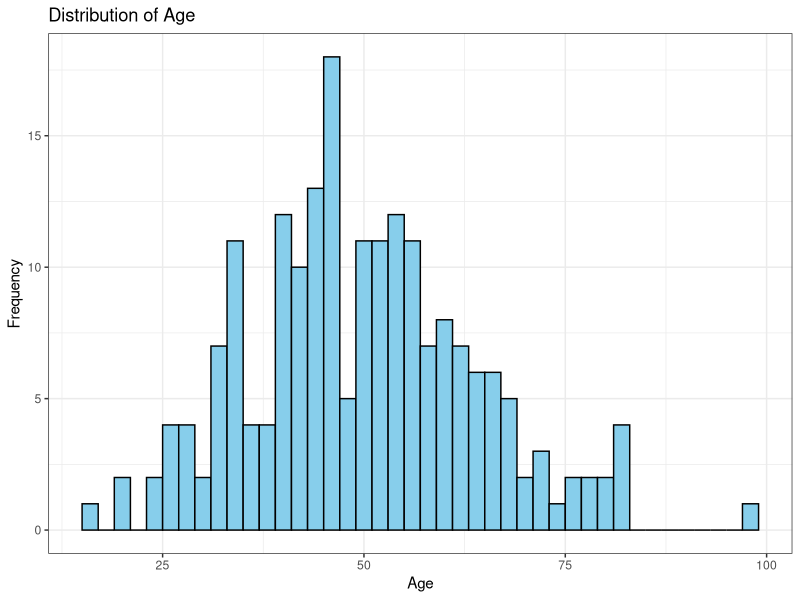
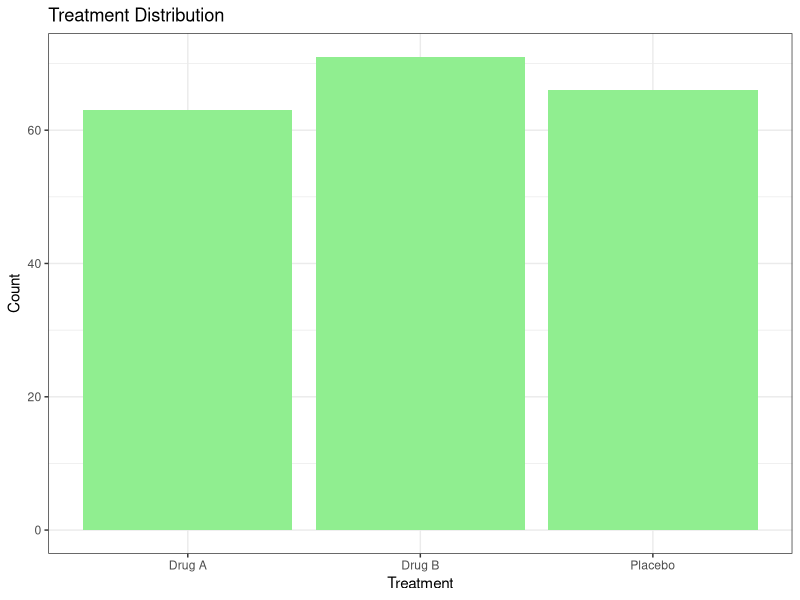
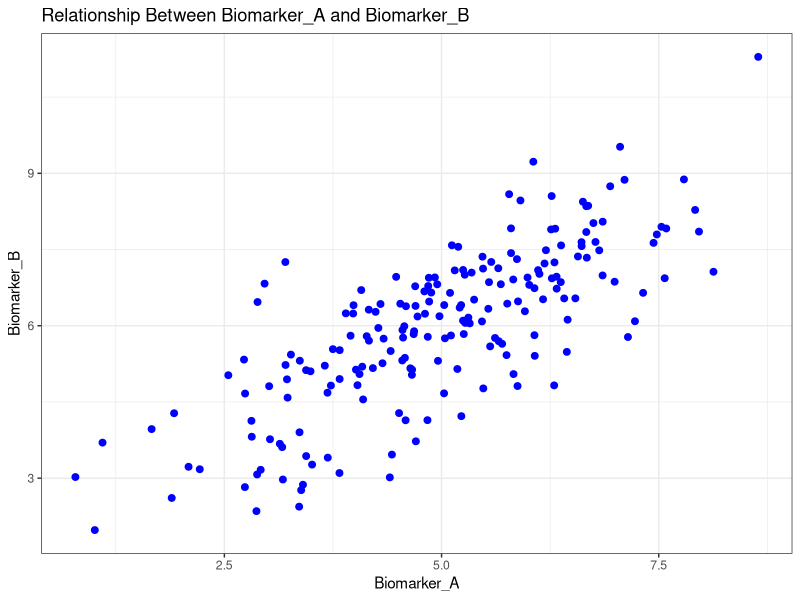
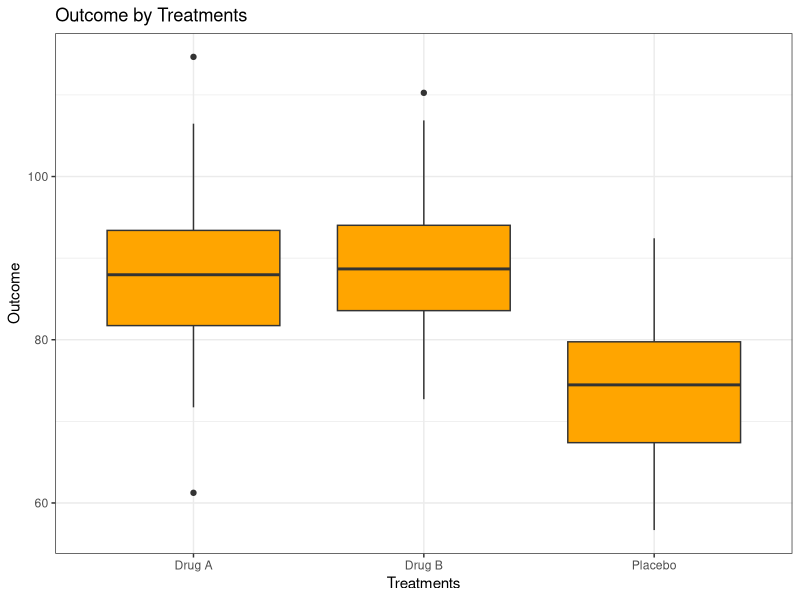
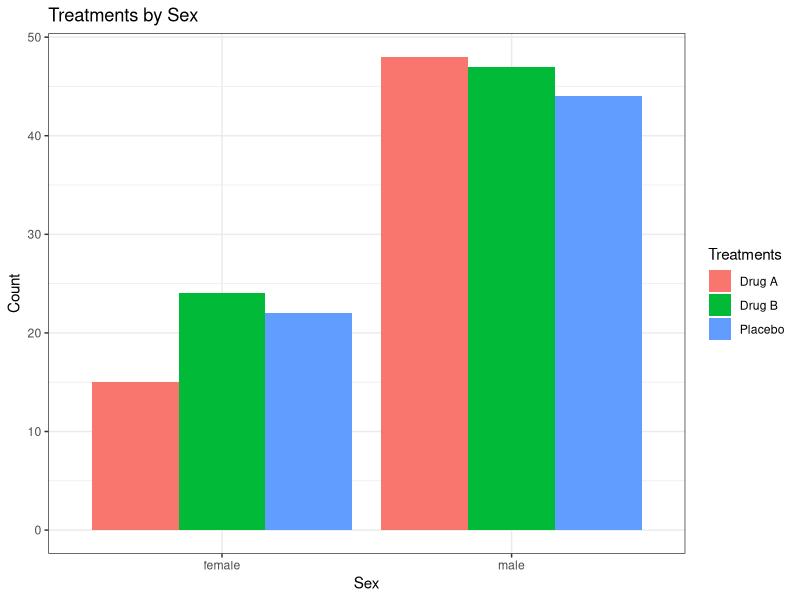
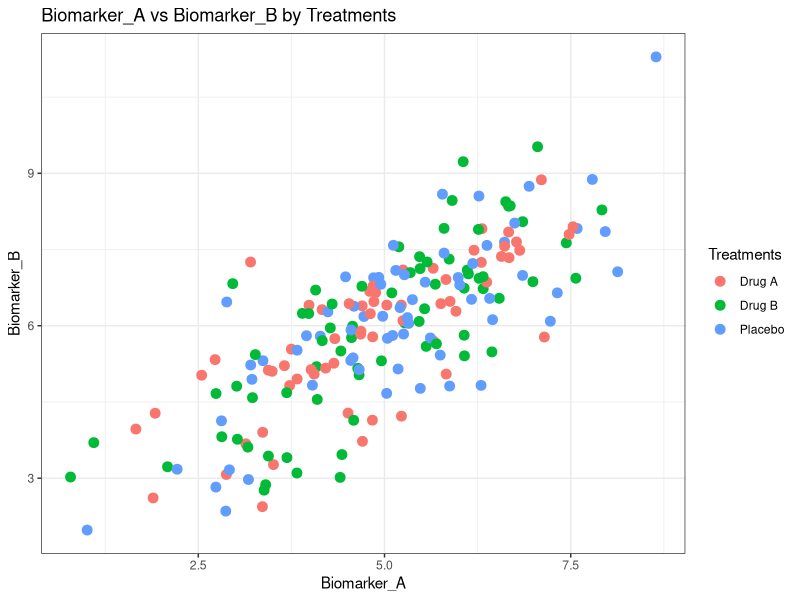
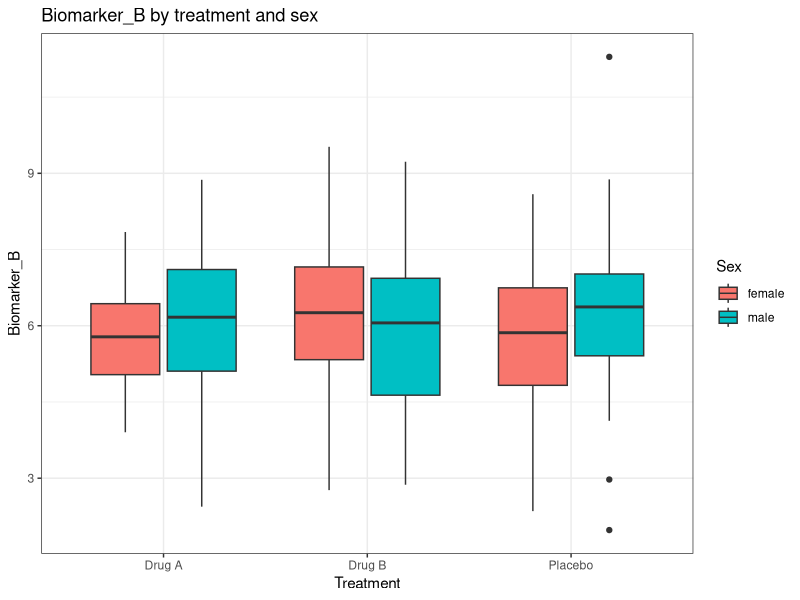
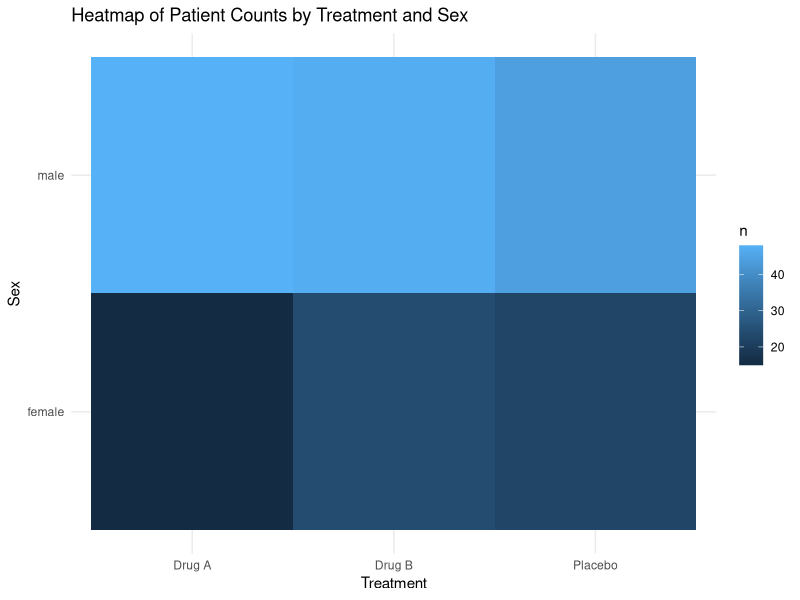

The R source for these figures, in order:
## ---- chunk 1
library(ggplot2)
library(dplyr)
library(tidyr)
library(tibble)
## ---- chunk 2
set.seed(123)  # For reproducibility

# Number of patients
nb_patients <- 200

# Generate synthetic data
synthetic_data <- tibble(
  subject_id = paste0("Patient_", 1:nb_patients),
  age = rnorm(nb_patients, mean = 50, sd = 15),
  sex = sample(c("male", "female"), 
               size = nb_patients, 
               prob = c(0.7, 0.3), replace = TRUE),
  treatment = sample(c("Placebo", "Drug A", "Drug B"), 
                     nb_patients, replace = TRUE),
  biomarker_A = rnorm(nb_patients, mean = 5, sd = 1.5),
  # biomarker_B Correlated with biomarker_A
  biomarker_B = biomarker_A * 0.8 + rnorm(nb_patients, mean = 2, sd = 1), 
  outcome = 50 + 0.5 * age + 
    ifelse(treatment == "Drug A", 10, 
           ifelse(treatment == "Drug B", 15, 0)) +
            rnorm(nb_patients, mean = 0, sd = 5))

# Display first few rows of the dataset
head(synthetic_data)
## ---- chunk 3
#| echo: false
ggplot(synthetic_data, aes(x = age)) +
  geom_histogram(binwidth = 2, fill = "skyblue", color = "black") +
  labs(title = "Distribution of Age", x = "Age", y = "Frequency") +
  theme_bw()
## ---- chunk 4
ggplot(synthetic_data, aes(x = treatment)) +
  geom_bar(fill = "lightgreen") +
  labs(title = "Treatment Distribution", x = "Treatment", y = "Count") +
  theme_bw()

## ---- chunk 5
ggplot(synthetic_data, aes(x = biomarker_A, y = biomarker_B)) +
  geom_point(color = "blue", size = 2) +
  labs(title = "Relationship Between Biomarker_A and Biomarker_B", 
       x = "Biomarker_A", 
       y = "Biomarker_B") +
  theme_bw()

## ---- chunk 6
ggplot(synthetic_data, aes(x = treatment, y = outcome)) +
  geom_boxplot(fill = "orange") +
  labs(title = "Outcome by Treatments", x = "Treatments", y = "Outcome") +
  theme_bw()

## ---- chunk 7
ggplot(synthetic_data, aes(x = sex, fill = treatment)) +
  geom_bar(position = "dodge") +
  labs(title = "Treatments by Sex", x = "Sex", y = "Count", fill = "Treatments") +
  theme_bw()

## ---- chunk 8
ggplot(synthetic_data, aes(x = biomarker_A, y = biomarker_B, color = factor(treatment))) +
  geom_point(size = 3) +
  labs(title = "Biomarker_A vs Biomarker_B by Treatments", 
       x = "Biomarker_A", 
       y = "Biomarker_B", 
       color = "Treatments") +
  theme_bw()

## ---- chunk 9
ggplot(synthetic_data, aes(x = treatment, y = biomarker_B, fill = sex)) +
  geom_boxplot() +
  labs(title = "Biomarker_B by treatment and sex", 
       x = "Treatment", 
       y = "Biomarker_B", 
       fill = "Sex") +
  theme_bw()

## ---- chunk 10
ggplot(synthetic_data |> count(treatment, sex), aes(x = treatment, y = sex, fill = n)) +
  geom_tile() +
  labs(title = "Heatmap of Patient Counts by Treatment and Sex", x = "Treatment", y = "Sex") +
  theme_minimal()

## ---- chunk 11
ggplot(synthetic_data, aes(x = treatment, y = outcome, fill = sex)) +
  geom_violin(alpha = 0.5) +
  geom_jitter(size = 1, color = "black", 
              position = position_jitterdodge(jitter.width = 0.1, dodge.width = 0.9)) +
  labs(title = "...", x = "Treatment", y = "Outcome", fill = "Sex") +
  theme_bw()

## ---- chunk 12
    ggplot(synthetic_data, aes(x = biomarker_A, y = biomarker_B, color = factor(treatment))) +
      geom_point(size = 3) +
      labs(title = "Biomarker_A vs Biomarker_B by Treatments", 
           x = "Biomarker_A", 
           y = "Biomarker_B", 
           color = "Treatments") +
      facet_wrap(~treatment, nrow = 1, scales = "fixed") +
      theme_bw()
## ---- chunk 13
    ggplot(synthetic_data, aes(x = biomarker_A, y = biomarker_B, color = factor(treatment))) +
      geom_point(size = 3) +
      labs(title = "Biomarker_A vs Biomarker_B by Treatments and Sex", 
       x = "Biomarker_A", 
       y = "Biomarker_B", 
       color = "Treatments") +
      facet_grid(sex~treatment, scales = "fixed") +
      theme_bw()
